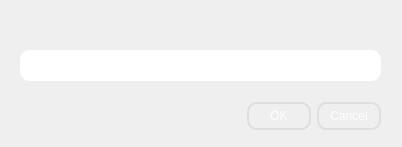
<?xml version="1.0" encoding="UTF-8"?>
<ui version="4.0">
 <class>RenameLayerDialog</class>
 <widget class="QDialog" name="RenameLayerDialog">
  <property name="geometry">
   <rect>
    <x>0</x>
    <y>0</y>
    <width>402</width>
    <height>147</height>
   </rect>
  </property>
  <property name="windowTitle">
   <string>Dialog</string>
  </property>
  <widget class="QDialogButtonBox" name="buttonBox">
   <property name="geometry">
    <rect>
     <x>30</x>
     <y>100</y>
     <width>351</width>
     <height>32</height>
    </rect>
   </property>
   <property name="styleSheet">
    <string notr="true">QPushButton
{
background-color: rgba(155, 155, 155,0);
border-radius:10px;
border: 2px solid  rgb(223, 223, 223);
color: rgb(255, 255, 255);
padding:5px;
width:50px;
}
QPushButton:hover
{
background-color: rgb(223, 223, 223);
border: 2px solid  rgb(223, 223, 223);
color: rgb(115, 115, 115);
}
</string>
   </property>
   <property name="orientation">
    <enum>Qt::Horizontal</enum>
   </property>
   <property name="standardButtons">
    <set>QDialogButtonBox::Cancel|QDialogButtonBox::Ok</set>
   </property>
  </widget>
  <widget class="QLineEdit" name="nameEdit">
   <property name="geometry">
    <rect>
     <x>20</x>
     <y>50</y>
     <width>361</width>
     <height>31</height>
    </rect>
   </property>
   <property name="styleSheet">
    <string notr="true">border-radius: 10px;</string>
   </property>
  </widget>
 </widget>
 <resources/>
 <connections>
  <connection>
   <sender>buttonBox</sender>
   <signal>accepted()</signal>
   <receiver>RenameLayerDialog</receiver>
   <slot>accept()</slot>
   <hints>
    <hint type="sourcelabel">
     <x>248</x>
     <y>254</y>
    </hint>
    <hint type="destinationlabel">
     <x>157</x>
     <y>274</y>
    </hint>
   </hints>
  </connection>
  <connection>
   <sender>buttonBox</sender>
   <signal>rejected()</signal>
   <receiver>RenameLayerDialog</receiver>
   <slot>reject()</slot>
   <hints>
    <hint type="sourcelabel">
     <x>316</x>
     <y>260</y>
    </hint>
    <hint type="destinationlabel">
     <x>286</x>
     <y>274</y>
    </hint>
   </hints>
  </connection>
 </connections>
</ui>
